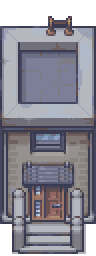
#> input picture GameAssets/modernexteriors-win (1)/Modern_Exteriors_16x16/ME_Theme_Sorter_16x16/4_Generic_Building_Singles_16x16/ME_Singles_Generic_Building_16x16_Condo_7_Example_1.png, 48 x 128 px, given in place of house_onestory.png, which was not available (shown 2 times larger)
$ python build_doors.py
#> lines starting #> are read from the running program, lines starting #| are printed output that depends on the picture; after the words box and inside, x2 and y2 are one past the last pixel; in counts of white or black regions, pixels touching at a corner belong together; pictures that were not available may be replaced by others from this repository, and a replacement may not be noted
#!/usr/bin/env python3
"""Match each building's animated door to its drawn door position.

Each LimeZu building already has its door drawn into the facade. The matching
animated door sheet's first frame IS that same door, so we template-match frame 0
against the building image to find the exact pixel position, then the animated
door overlays the drawn one seamlessly and opens when triggered.

Writes godot/data/doors.json: building_file -> {sheet, fw, fh, n, ox, oy}
where (ox, oy) is the door's top-left offset from the building baseline (bottom-
centre).  Also a verification montage.
"""
import os, json, glob
import numpy as np
from PIL import Image, ImageDraw
Image.MAX_IMAGE_PIXELS = None

ROOT = os.path.dirname(os.path.dirname(os.path.abspath(__file__)))
AB = os.path.join(ROOT, "godot/assets/buildings")
AD = os.path.join(ROOT, "godot/assets/doors")
OUT = os.path.join(ROOT, "godot/data/doors.json")
MONT = os.path.join(ROOT, "tools/_montages/doors_match.png")
FW = 64    # all these animated doors are 2 tiles wide

# building file -> door sheet file (both relative to assets/)
PAIRS = {
    "buildings/house_onestory.png": "doors/door_onestory.png",
    "buildings/house_japanese.png": "doors/door_japanese.png",
    "buildings/house_modern.png":   "doors/door_modern.png",
    "buildings/civic_townhall.png": "doors/door_civic.png",
    "buildings/work_printshop.png": "doors/door_shopping.png",
}

def match(bld, f0):
    """Find (x,y) top-left in bld minimizing SSD over f0's opaque pixels.
    Search the lower-middle of the building (where doors live)."""
    bw, bh = bld.size
    fw, fh = f0.size
    ba = np.asarray(bld).astype(int)
    fa = np.asarray(f0).astype(int)
    mask = fa[..., 3] > 60
    frgb = fa[..., :3]
    best = (1e18, bw//2 - fw//2, bh - fh)
    x0, x1 = 0, bw - fw
    y0, y1 = int(bh * 0.35), bh - fh        # doors sit in the lower part
    for y in range(y0, y1 + 1, 1):
        for x in range(x0, x1 + 1, 1):
            win = ba[y:y+fh, x:x+fw, :3]
            diff = (win - frgb)
            sse = float((diff[mask] ** 2).mean())
            if sse < best[0]:
                best = (sse, x, y)
    return best

def main():
    data = {}
    previews = []
    for bfile, dfile in PAIRS.items():
        bld = Image.open(os.path.join(ROOT, "godot/assets", bfile)).convert("RGBA")
#> bld is the input picture: PIL image 48x128 RGBA; mean R, G, B, A 108.8, 107.3, 118.3, 221.6
        sheet = Image.open(os.path.join(ROOT, "godot/assets", dfile)).convert("RGBA")
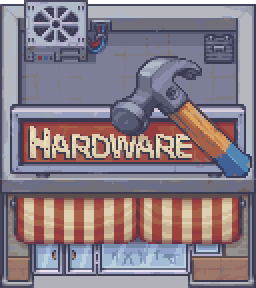
#> input picture GameAssets/modernexteriors-win (1)/Modern_Exteriors_16x16/ME_Theme_Sorter_16x16/4_Generic_Building_Singles_16x16/ME_Singles_Generic_Building_16x16_Hardware_Store_Example.png, 128 x 144 px, given in place of door_onestory.png, which was not available (shown 2 times larger)
#> sheet is the input picture: PIL image 128x144 RGBA; mean R, G, B, A 130.8, 119.4, 129.8, 248.5
        fh = sheet.height
#> fh = 144
        n = sheet.width // FW
#> n = 2
        f0 = sheet.crop((0, 0, FW, fh))
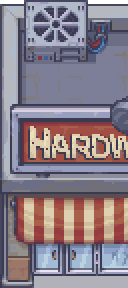
#> f0: PIL image 64x144 RGBA (shown 2 times larger); mean R, G, B, A 132, 121.1, 132.3, 248.5; transparent parts drawn white
        sse, mx, my = match(bld, f0)
#> in match, `mask = fa[..., 3] > 60`:
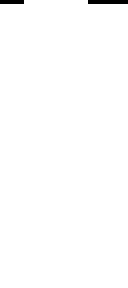
#> mask: shape (144, 64) bool (shown 2 times larger); 99.3% white; 2 black regions, box (x1, y1, x2, y2) and area: (44, 0, 64, 2) 40, (0, 0, 12, 2) 24
#> in match, `frgb = fa[..., :3]`:
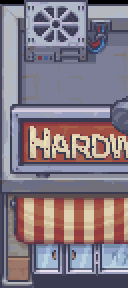
#> frgb: shape (144, 64, 3) int64 (shown 2 times larger); mean R, G, B 132, 121.1, 132.3
#> sse = 1e+18; mx = -8; my = -16
        bw, bh = bld.size
#> bw = 48; bh = 128
        ox = mx - bw // 2          # offset from baseline (bottom-centre)
#> ox = -32
        oy = my - bh
#> oy = -144
        data[bfile] = {"sheet": dfile, "fw": FW, "fh": fh, "n": n, "ox": ox, "oy": oy,
                       "cx": mx + FW // 2, "ground_y": my + fh}
        print(f"{os.path.basename(bfile):22s} door@({mx},{my}) sse={sse:.0f} n={n} fh={fh}")
#| house_onestory.png     door@(-8,-16) sse=1000000000000000000 n=2 fh=144
        # preview: building with frame0 outlined at the match
        pv = bld.copy()
        d = ImageDraw.Draw(pv)
        d.rectangle([mx, my, mx+FW-1, my+fh-1], outline=(0, 255, 0, 255), width=2)
        d.text((4, 4), os.path.basename(bfile), fill=(255, 235, 120, 255))
        previews.append(pv)
    json.dump(data, open(OUT, "w"), indent=1)
    print("wrote", OUT)
    # montage
    cw = max(p.width for p in previews) + 10
    ch = max(p.height for p in previews) + 10
    cols = 3
    rows = (len(previews) + cols - 1)//cols
    M = Image.new("RGBA", (cols*cw, rows*ch), (28, 30, 36, 255))
    for i, p in enumerate(previews):
        r, c = divmod(i, cols)
        M.alpha_composite(p, (c*cw+5, r*ch+5))
    M.convert("RGB").save(MONT)
    print("montage:", MONT, M.size)

if __name__ == "__main__":
#> (the run stopped early here; a loop or call above may not have finished)
